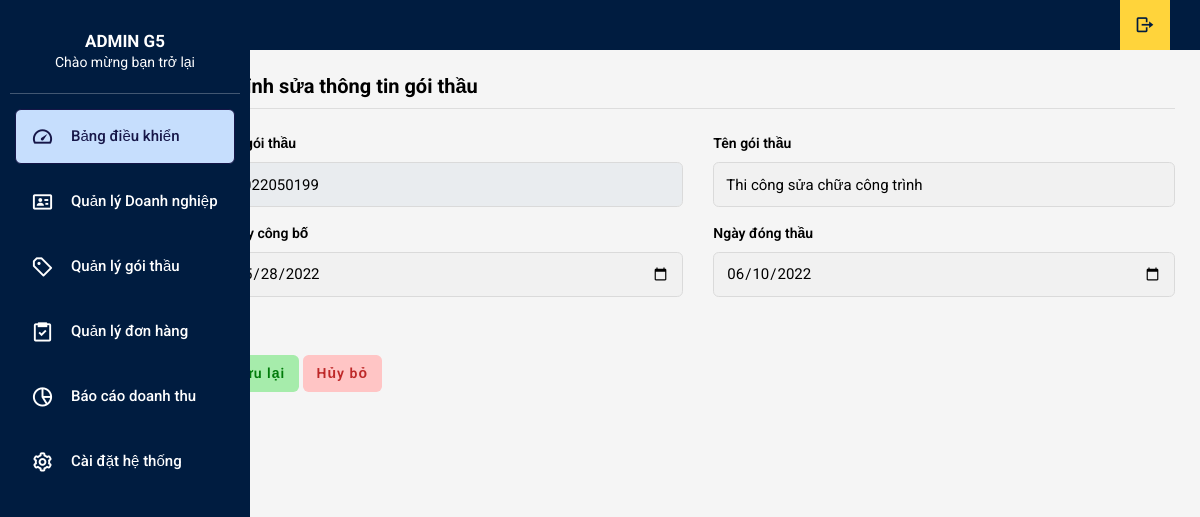
The app's page /Project/admin/doc/update_gt.php?magoithau=2022050199 with its own data.
### tables this page shows
CREATE TABLE `goithau` (
  `magoithau` varchar(10) NOT NULL,
  `tengoithau` text NOT NULL,
  `madoanhnghiep` varchar(10) NOT NULL,
  `ngaycongbo` date NOT NULL,
  `ngaydongthau` date NOT NULL
);

### Project/db/dbhelper.php (called while the page is built, shortened)
<?php
    function executeResult($sql, $onlyOne = false){
        $conn = mysqli_connect(HOST, USERNAME, PASSWORD, DATABASE);
        mysqli_set_charset($conn, 'utf8');
        $resultset = mysqli_query($conn, $sql);
        if($onlyOne){
            $data = mysqli_fetch_array($resultset, 1);
        } else{
            $data = [];
            while (($row = mysqli_fetch_array($resultset, 1)) != null) {
                $data[] = $row;
            }
        }
        return $data;
    }
?>

### Project/admin/doc/update_gt.php (the view, shortened to what this page needs)
<?php
    require '../layouts/header.php';
    $sqlGT = executeResult("SELECT * FROM goithau WHERE magoithau =".$_GET['magoithau']);
?>
        <div class="update-dn col-md-10 mt-4 float-right">
            <div class="row">
                <div class="form-group  col-md-12">
                <span class="thong-tin-thanh-toan">
                    <h5>Chỉnh sửa thông tin gói thầu</h5>
                </span>
                </div>
            </div>
            <form action="" method="POST">
                <div class="row">
                    <?php
                        foreach($sqlGT as $item){
                        ?>
                    <div class="form-group col-md-6">
                        <label class="control-label">Mã gói thầu</label>
                        <input class="form-control" type="text" name="package-id-update" required value="<?php echo $item['magoithau'];?>" disabled>
                    </div>
                        <div class="form-group col-md-6">
                        <label class="control-label">Tên gói thầu</label>
                        <input class="form-control" type="text" name="package-name-update" required value="<?php echo $item['tengoithau'];?>">
                    </div>
                    <div class="form-group col-md-6">
                        <label class="control-label">Ngày công bố</label>
                        <input class="form-control" type="date" name="start-time-update" value="<?php echo $item['ngaycongbo'];?>">
                    </div>
                    <div class="form-group col-md-6">
                        <label class="control-label">Ngày đóng thầu</label>
                        <input class="form-control" type="date" name="end-time-update" value="<?php echo $item['ngaydongthau'];?>">
                    </div>
                </div>
                <BR>
                <BR>
                <?php } ?>
                <input class="btn btn-save" type="submit" name="btn_save" value="Lưu lại">
                <a class="btn btn-cancel" href="qldn.php">Hủy bỏ</a>
            </form>
            <BR>
        </div>

### records on screen
goithau: package-id-update "2022050199", package-name-update "Thi công sửa chữa công trình", start-time-update "05/28/2022", end-time-update "06/10/2022"
